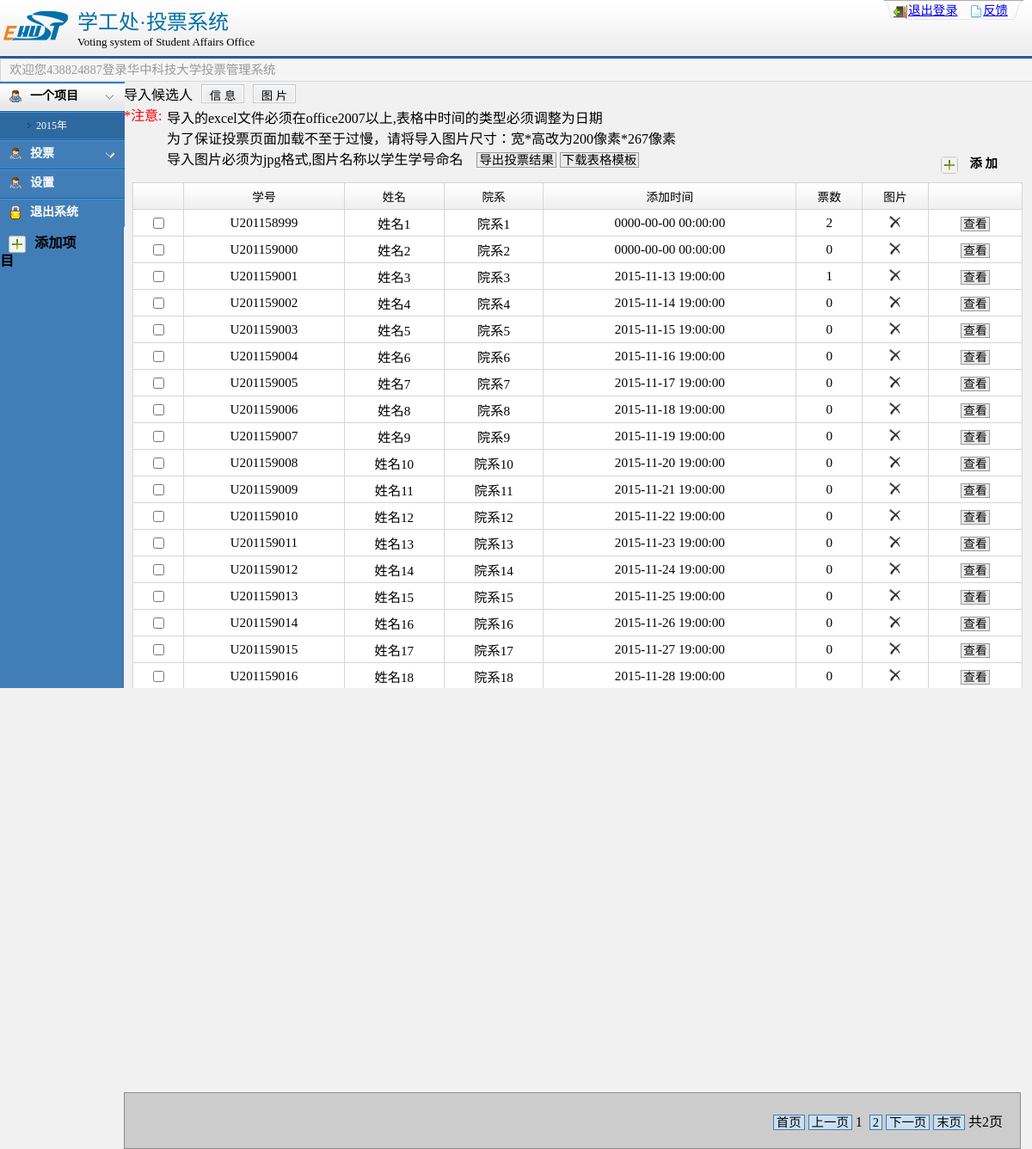
Page /backEnd/back.php?project=ygxm&year=2015 (signed in) on the committed database.
### tables this page shows
CREATE TABLE `projectname` (
  `id` int(11) NOT NULL auto_increment,
  `ch_name` varchar(20) default NULL,
  `eng_name` varchar(10) default NULL,
  `isshowed` tinyint(1) default '0',
  PRIMARY KEY  (`id`)
);

CREATE TABLE `ygxm_candidate_2015` (
  `id` int(11) NOT NULL auto_increment,
  `studentid` varchar(10) NOT NULL,
  `name` varchar(50) NOT NULL,
  `department` varchar(100) default NULL,
  `introduction` text,
  `time` datetime default NULL,
  `vote` int(4) default '0',
  PRIMARY KEY  (`id`)
);

### backEnd/candidate.php (the view, shortened to what this page needs)
<?php
	function show($year, $project)
	{
		GLOBAL $conn, $count;
		$filepath = "../photos/".$project.'_'.$year."/";
		try
		{
?>
			导入候选人
			<span class="bt_box bt1_box">
            	<input class="bt" value="信 息" type="button" onclick="uploadbutton('intoDB');" />
            </span>
            <span class="bt_box bt1_box">
            	<input class="bt" value="图 片" type="button" onclick="uploadbutton('uppicture');" />
            </span>
            <br />
            <font color="red">*注意:</font>
            <div style="padding-left:50px;margin-top:-21px;">
            	导入的excel文件必须在office2007以上,表格中时间的类型必须调整为日期<br />
            	为了保证投票页面加载不至于过慢，请将导入图片尺寸：宽*高改为200像素*267像素<br />
            	导入图片必须为jpg格式,图片名称以学生学号命名&nbsp;&nbsp;&nbsp;
            	<span class="button">
            		<a href="./dataprocess/intoExcel.php?project=<?php echo $project;?>&year=<?php echo $year;?>">导出投票结果</a>
            		<a href="./dataprocess/downExcel.php">下载表格模板</a>
            	</span>
				<span class="add">
					<a href="?project=<?php echo $project;?>&year=<?php echo $year;?>&addp=1"><img src="../images/add.png" align="center"></a> 添 加
				</span>
            </div>
            <form action="<?php echo '?delete=1&project='.$project.'&year='.$year;?>" method="post">
			<table class="maintable" cellspacing="1" cellpadding="4">
				<tr class="title_tr button" align="center">
					<td width="50px"><input id="deletebutton" type="submit" value="删 除" style="display:none;" onclick="return confirm('确定删除?');"></td>
					<td>学号</td>
					<td>姓名</td>
					<td>院系</td>
					<td>添加时间</td>
					<td>票数</td>
					<td>图片</td>
					<td width="100px"></td>
				</tr>
<?php
			$sql = "SELECT * FROM `{$project}_candidate_{$year}` LIMIT {$count},20";
			$result = mysqli_query($conn, $sql);
			while ($row = mysqli_fetch_array($result, MYSQLI_BOTH))
			{
?>
				<tr class="projectDelete" align="center" bgcolor="white">
					<td><input name="deleteid[]" type="checkbox" value="<?php echo $row['id'];?>" onclick="studentDelete();" /></td>
					<td><?php echo $row['studentid'];?></td>
					<td><?php echo $row['name'];?></td>
					<td><?php echo $row['department'];?></td>
					<td><?php echo $row['time'];?></td>
					<td><?php echo $row['vote'];?>
					</td>
					<td><img src="../images/<?php echo (is_readable($filepath.strtolower($row['studentid'].".jpg"))) ? 'yes' : 'no';?>.png"></td>
					<td class="button">
						<a href="<?php echo '?project='.$project.'&id='.$row['id'].'&year='.$year;?>">查看</a>
					</td>
				</tr>
<?php
			}
?>
			</table>
			</form>
<?php
		}
		catch (Exception $e)
		{
			echo 'Caught exception: ',  $e->getMessage(), "\n";
		}
	}
?>

### backEnd/back.php (shortened to what this page needs)
<?php
	include_once 'config.php';
	if(!isset($_SESSION['managerID'])){
	    echo "<script>location.href='login.php';</script>";
	    die();
	}
	else $managerID = $_SESSION['managerID'];
	$project = isset($_GET['project']) ? strip_tags($_GET ['project']) : "";
?>
<!DOCTYPE html PUBLIC "-//W3C//DTD XHTML 1.0 Transitional//EN" "http://www.w3.org/TR/xhtml1/DTD/xhtml1-transitional.dtd">
<html xmlns="http://www.w3.org/1999/xhtml">
<head>
	<link href="../css/back.css" rel="stylesheet" type="text/css">
</head>
<body>
	<?php include_once 'addthings.php';?>
	<div class="top">
		<img src="../images/ehust.png" class="logo">
		<div class="title">
			<font color="#0070aa" size="5">学工处·投票系统</font><br />
			<font  size="2" style="letter-spacing:-1;">Voting system of Student Affairs Office</font>
		</div>
		<div class="logout">
			<img src="../images/logout.png" align="center" /><a href="logout.php">退出登录</a>
			<img src="../images/about.png" align="center" /><a href="javascript:void(0)" onclick="alert('如有任何使用问题或页面错误问题，请加qq327464680，我们会及时解决');">反馈</a>
		</div>
	</div>
	<div class="guide_line">
		欢迎您<?php echo $managerID;?>登录华中科技大学投票管理系统
	</div>
	<div id="left_menu">
		<ul class="left_ul">
<?php
			$sql = "SELECT * FROM `projectname`";
			$result = mysqli_query($conn, $sql);
			while ($row = mysqli_fetch_array($result, MYSQLI_BOTH)){
?>
			<li id="<?php echo $row['eng_name'];?>" class="left_ul_title not-choosed">
				<a href="#">
					<span class="menu_ico"><img src="../images/info.gif" /></span>
					<span><?php echo $row['ch_name'];?></span><span class="menu_arr"></span>
				</a>
				<ul>
<?php
				$_sql = "SELECT DISTINCT `value` FROM `setting` WHERE `name`='{$row['eng_name']}' ORDER BY `value` ASC";
				$_result = mysqli_query($conn, $_sql);
				while ($_row = mysqli_fetch_array($_result, MYSQLI_BOTH)){
?>
	                <li id="<?php echo $row['eng_name'].$_row['value'];?>"><a href="?project=<?php echo $row['eng_name'];?>&year=<?php echo $_row['value'];?>"><span class="left_arr"><img src="../images/list_arr.gif" /></span><span><?php echo $_row['value'];?>年</span></a></li>
<?php
				}
?>
	            </ul>
            </li>
<?php
			}
?>
			<li id="setting"><a href="?type=setting"><span class="menu_ico"><img src="../images/info.gif" /></span><span>设置</span></a></li>
			<li><a href="logout.php"><span class="menu_ico"><img src="../images/logout.gif" /></span><span>退出系统</span></a></li>
		</ul>
		<span class="add"><a href="javascript:void(0)"><img src="../images/add.png" align="center" onclick="add();"></a>添加项目</span>
	</div>
	<div id="basicInfo">
<?php
		$year = isset($_GET['year']) ? strip_tags($_GET ['year']) : date("Y");
		if (!isset($_GET['type'])){
			$page = isset($_GET['page']) ? strip_tags($_GET ['page']) : 1;
			$count = ($page - 1) * 20;
			$sql = "SELECT * FROM `{$project}_candidate_{$year}`";
			$result = mysqli_query($conn, $sql);
			$total = (int)(mysqli_num_rows($result) / 20);
			(mysqli_num_rows($result) % 20 == 0) ? '' : $total += 1;
		}
		$id = isset($_GET['id']) ? strip_tags($_GET ['id']) : '0';
		if ($id != '0'){
			detail($id, $year, $project);
		}
		else{
			include_once 'samethings.php';
			if (!isset($_GET['type'])) show($year, $project);
			else show();
		}
		if (!isset($type)) turnpage_show($project, $year);
?>
	</div>
</body>
</html>

### backEnd/samethings.php (shortened to what this page needs)
<?php
	function turnpage_show($project, $year){
		GLOBAL $page, $total;
?>
		<div id="link_valid">
			<a <?php if ($page > 1) {?>href="?project=<?php echo $project;?>&year=<?php echo $year;?>&page=1"<?php }?>>首页</a>
			<a <?php if ($page > 1) {?>href="?project=<?php echo $project;?>&year=<?php echo $year;?>&page=<?php echo $page-1;?>"<?php }?>>上一页</a>
			<?php echo $page."&nbsp;";?>
		<?php if ($page < $total) {?>
			<a href="?project=<?php echo $project;?>&year=<?php echo $year;?>&page=<?php echo $page+1?>"><?php echo $page+1;?></a>
		<?php }?>
			<a <?php if ($page < $total) {?>href="?project=<?php echo $project;?>&year=<?php echo $year;?>&page=<?php echo $page+1;?>"<?php }?>>下一页</a>
			<a <?php if ($page < $total) {?>href="?project=<?php echo $project;?>&year=<?php echo $year;?>&page=<?php echo $total;?>"<?php }?>>末页</a>
			共<?php echo $total;?>页
		</div>
<?php
	}
?>

### css/back.css (style rules this page uses)
html,body { margin: 0px; overflow: hidden; height: 100%; font-family: "微软雅黑"; background-color: #f1f1f1; }
ul li { margin: 0px; padding: 0px; list-style: none; }
.top { width: 100%; height: 65px; background-image: url(../images/top.png); border-bottom: 3px solid #265e91; }
.top .title { margin-top:6px;margin-left:5px;float:left; }
.logo { float: left; }
.logout { float: right; margin-right: 10px; background-image: url(../images/logout_bg.png); font-size: 0.9em; width: 162px; height: 23px; }
.logout img { margin-left: 10px; }
.guide_line { background-color: #f5f5f5; width: 100%; height: 25px; border: 1px solid #d5d6da; font-size: 0.9em; color: #989898; padding-left: 10px; }
#left_menu { font-family: "宋体"; font-size: 18px; position: absolute; background-color: #417eb7; background: url(../images/left_menu2.png) repeat-y left; float: left; }
.left_ul { list-style-type: none; padding: 0px; margin: 0px; width: 145px; }
.left_ul span { float: left; }
.left_ul span img { border: none; }
.left_ul .menu_ico { padding-top: 9px; padding-right: 9px; height: 18px; }
.left_ul li { background: url(../images/list_bg.gif) 0px -68px repeat-x #417eb7; *margin-bottom: -3px; width: 145px; }
.left_ul li a { line-height: 34px; height: 34px; background: url(../images/list_bg.gif) 0px -70px repeat-x; display: block; font-size:14px; color: #FFF; clear: both; font-weight: bold; text-decoration:none; padding-left: 10px; margin: 0px; }
.left_ul li a span { float: left; height: 30px; }
.left_ul ul { background: #417eb7 url(../images/list_bg.gif) 0px -70px repeat-x; margin-top: 1px; *margin-top: -2px; margin-bottom: 0px; border-top: 1px solid #2969a6; }
.left_ul li a .menu_arr { float:right; background:url(../images/left_arr.gif) 0px 15px no-repeat; width:10px; height:30px; display:inline-block; margin-right:12px; }
.left_ul .left_on { background-position: 0px 0px; }
.left_ul .left_on a { color: #000; }
.left_ul .left_on ul li a { color: #b9ddff; }
.left_ul .left_on ul { border-top:none; margin-top:2px; *margin-top:-1px; }
.left_ul li ul { padding: 0px; margin: 0px; }
.left_ul li ul li { height:31px; background:none; }
.left_ul li ul li a { line-height:30px; height:30px; text-decoration:none; padding-left:32px; font-size:12px; font-weight:normal; color:#b9ddff; }
.left_ul li ul .left_on a { background:#2d689f; color:#FFF; }
.left_ul li ul li .left_arr { margin-right:6px; }
.choosed ul { display: inline-block; }
#basicInfo { overflow-y: scroll; position: absolute; margin-left: 12%; table-layout: fixed; overflow-x: hidden; }
.maintable { position: relative; margin: 10px; font-size: 0.95em; width: 98%; background-color: #d5d6da; margin-bottom: 70px; }
.maintable tr { background-color: #fff; }
.maintable tr td { word-wrap: break-word; word-break: normal; }
.title_tr { background-image: url(../images/con_title.png); height: 30px; font-size: 0.9em; }
.button a { border: 1px solid #9a9a9a; background-color: #ebebeb; font-size: 0.9em; padding-left: 2px; padding-right: 2px; color: #000; }
.button a:link { text-decoration: none; color: #000; }
.add { font-size: 0.9em; line-height: 0px; display: inline-block; color: #000; font-weight: bold; float: right; margin-right: 40px; }
.add img { position:relative; border:none; vertical-align: middle; margin:10px; }
#link_valid { position: fixed; bottom: 0px; padding: 20px 20px; margin: 0px; background-color: #CDCCCC; border: 1px solid #8c8c8c; text-align: right; }
#link_valid a { border: 1px solid #417eb7; background-color: #cce0f3; padding-left: 3px; padding-right: 3px; margin: 0px; font-size: 0.9em; cursor:pointer; }
#link_valid a:link { text-decoration:none;color:#000; }
.bt_box { border: 1px solid #c7c7c7; display: inline-block; width: 48px; height: 48px; *height: 46px; margin-top: 3px; *margin-top: 0px; margin-left: 6px; *margin-left: 4px; }
.bt1_box { height: 20px; *height: 18px; line-height: 18px; }
.bt { background: url(../images/searchBt0.gif) center bottom repeat-x; border: none; height: 100%; width: 100%; border: 1px solid #FFF; }

### rows in the picture
projectname: ch_name "一个项目", value "2015"
projectname: ch_name "投票"
ygxm_candidate_2015: studentid "U201158999", name "姓名1", department "院系1", time "0000-00-00 00:00:00", vote "2"
ygxm_candidate_2015: studentid "U201159000", name "姓名2", department "院系2", time "0000-00-00 00:00:00", vote "0"
ygxm_candidate_2015: studentid "U201159001", name "姓名3", department "院系3", time "2015-11-13 19:00:00", vote "1"
ygxm_candidate_2015: studentid "U201159002", name "姓名4", department "院系4", time "2015-11-14 19:00:00", vote "0"
ygxm_candidate_2015: studentid "U201159003", name "姓名5", department "院系5", time "2015-11-15 19:00:00", vote "0"
ygxm_candidate_2015: studentid "U201159004", name "姓名6", department "院系6", time "2015-11-16 19:00:00", vote "0"
ygxm_candidate_2015: studentid "U201159005", name "姓名7", department "院系7", time "2015-11-17 19:00:00", vote "0"
ygxm_candidate_2015: studentid "U201159006", name "姓名8", department "院系8", time "2015-11-18 19:00:00", vote "0"
ygxm_candidate_2015: studentid "U201159007", name "姓名9", department "院系9", time "2015-11-19 19:00:00", vote "0"
ygxm_candidate_2015: studentid "U201159008", name "姓名10", department "院系10", time "2015-11-20 19:00:00", vote "0"
ygxm_candidate_2015: studentid "U201159009", name "姓名11", department "院系11", time "2015-11-21 19:00:00", vote "0"
ygxm_candidate_2015: studentid "U201159010", name "姓名12", department "院系12", time "2015-11-22 19:00:00", vote "0"
ygxm_candidate_2015: studentid "U201159011", name "姓名13", department "院系13", time "2015-11-23 19:00:00", vote "0"
ygxm_candidate_2015: studentid "U201159012", name "姓名14", department "院系14", time "2015-11-24 19:00:00", vote "0"
ygxm_candidate_2015: studentid "U201159013", name "姓名15", department "院系15", time "2015-11-25 19:00:00", vote "0"
ygxm_candidate_2015: studentid "U201159014", name "姓名16", department "院系16", time "2015-11-26 19:00:00", vote "0"
ygxm_candidate_2015: studentid "U201159015", name "姓名17", department "院系17", time "2015-11-27 19:00:00", vote "0"
ygxm_candidate_2015: studentid "U201159016", name "姓名18", department "院系18", time "2015-11-28 19:00:00", vote "0"

### other values in the picture
$managerID "438824887"
$page "1"
$page+1 "2"
$total "2"
